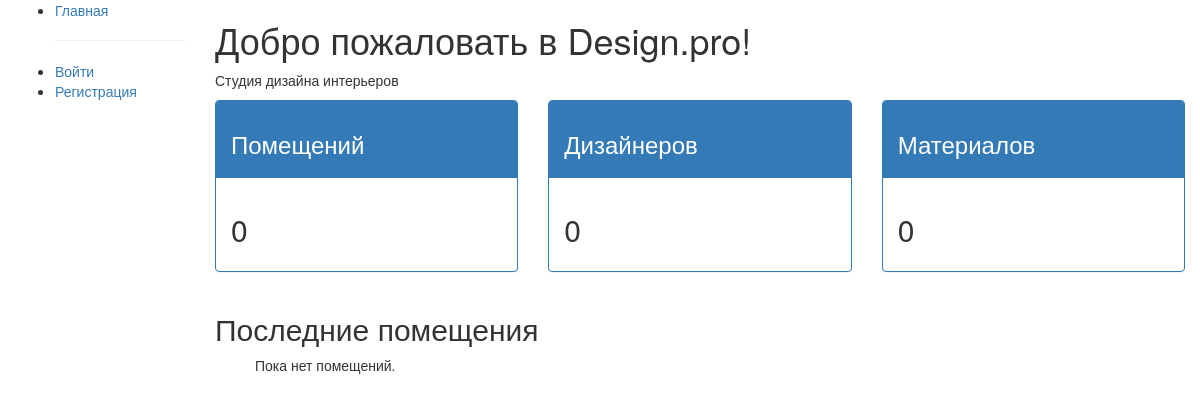
The app's page /, older data.
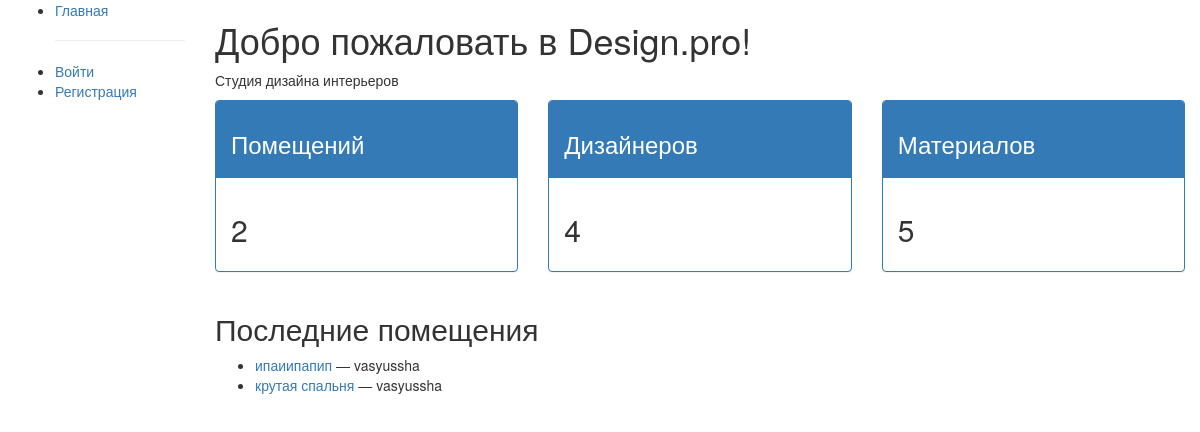
The same page, newer data.
### studio/models.py (models this page shows, shortened)
class Room(models.Model):
    id = models.UUIDField(primary_key=True, default=uuid.uuid4, editable=False)
    user = models.ForeignKey(
        User,
        on_delete=models.CASCADE,
        verbose_name="Пользователь",
        related_name='rooms'
    )
    title = models.CharField(max_length=200, verbose_name="Название помещения")
    room_type = models.CharField(
        max_length=50,
        choices=[
            ('living', 'Гостиная'),
            ('bedroom', 'Спальня'),
            ('kitchen', 'Кухня'),
            ('bathroom', 'Ванная'),
            ('office', 'Кабинет'),
            ('other', 'Другое'),
        ],
        verbose_name="Тип помещения"
    )
    area = models.FloatField(verbose_name="Площадь (м²)", null=True, blank=True)
    description = models.TextField(
        blank=True,
        verbose_name="Описание пожеланий",
        help_text="Опишите, как вы хотите оформить это помещение"
    )
    plan_image = models.ImageField(
        upload_to='room_plans/',
        verbose_name="План помещения",
        help_text="Загрузите план или фото помещения"
    )
    created_at = models.DateTimeField(auto_now_add=True, verbose_name="Дата создания")
    updated_at = models.DateTimeField(auto_now=True, verbose_name="Дата обновления")
    STATUS_CHOICES = (
        ('new', 'Новое'),
        ('in_progress', 'В работе'),
        ('done', 'Готово'),
    )
    status = models.CharField(
        max_length=15,
        choices=STATUS_CHOICES,
        default='new',
        verbose_name="Статус"
    )
    class Meta:
        ordering = ['-created_at']
        verbose_name = "Помещение"
        verbose_name_plural = "Помещения"
        permissions = (("can_make_proposal", "Предлагать варианты оформления"),)
    def get_absolute_url(self):
        return reverse('room-detail', args=[str(self.id)])

### studio/views.py (the view)
# urls.py: path('', views.index, name='index'),
def index(request):
    num_rooms = Room.objects.count()
    num_designers = Designer.objects.count()
    num_materials = Material.objects.count()
    recent_rooms = Room.objects.all()[:2]
    designers = Designer.objects.all()[:2]
    recent_materials = Material.objects.all()[:2]
    context = {
        'num_rooms': num_rooms,
        'num_designers': num_designers,
        'num_materials': num_materials,
        'recent_rooms': recent_rooms,
        'designers': designers,
        'recent_materials': recent_materials,
    }
    return render(request, 'index.html', context)

### studio/templates/index.html
{% extends "base_generic.html" %}
{% block content %}
<h1>Добро пожаловать в Design.pro!</h1>
<p>Студия дизайна интерьеров</p>
<div class="row">
    <div class="col-md-4">
        <div class="panel panel-primary">
            <div class="panel-heading"><h3>Помещений</h3></div>
            <div class="panel-body"><h2>{{ num_rooms }}</h2></div>
        </div>
    </div>
    <div class="col-md-4">
        <div class="panel panel-primary">
            <div class="panel-heading"><h3>Дизайнеров</h3></div>
            <div class="panel-body"><h2>{{ num_designers }}</h2></div>
        </div>
    </div>
    <div class="col-md-4">
        <div class="panel panel-primary">
            <div class="panel-heading"><h3>Материалов</h3></div>
            <div class="panel-body"><h2>{{ num_materials }}</h2></div>
        </div>
    </div>
</div>
<h2>Последние помещения</h2>
<ul>
    {% for room in recent_rooms %}
    <li><a href="{{ room.get_absolute_url }}">{{ room.title }}</a> — {{ room.user.username }}</li>
    {% empty %}
    <p>Пока нет помещений.</p>
    {% endfor %}
</ul>
{% endblock %}

Row changes from the older to the newer data that the page shows:
added Room: title "ипаиипапип", user.username "vasyussha"
added Room: title "крутая спальня", user.username "vasyussha"
Text that changed along with them:
{{ num_rooms }}: "0" → "2"
{{ num_designers }}: "0" → "4"
{{ num_materials }}: "0" → "5"
text no longer shown: "Пока нет помещений."
